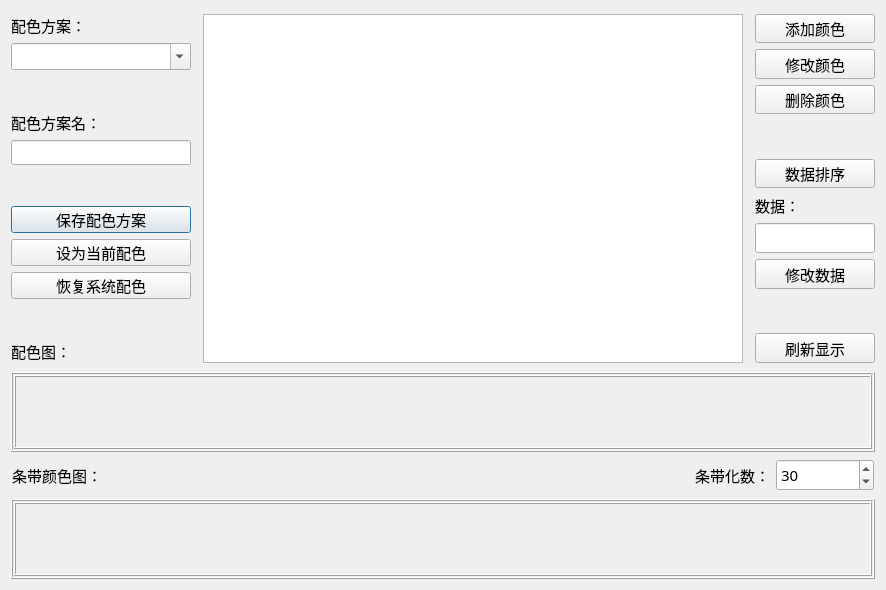
<?xml version="1.0" encoding="UTF-8"?>
<ui version="4.0">
 <class>ColorMapSet</class>
 <widget class="QDialog" name="ColorMapSet">
  <property name="geometry">
   <rect>
    <x>0</x>
    <y>0</y>
    <width>886</width>
    <height>590</height>
   </rect>
  </property>
  <property name="font">
   <font>
    <family>宋体</family>
    <pointsize>11</pointsize>
   </font>
  </property>
  <property name="windowTitle">
   <string>配色方案</string>
  </property>
  <layout class="QVBoxLayout" name="verticalLayout_3">
   <item>
    <widget class="QFrame" name="frame_5">
     <property name="frameShape">
      <enum>QFrame::NoFrame</enum>
     </property>
     <property name="frameShadow">
      <enum>QFrame::Raised</enum>
     </property>
     <layout class="QHBoxLayout" name="horizontalLayout_2">
      <property name="spacing">
       <number>12</number>
      </property>
      <property name="leftMargin">
       <number>0</number>
      </property>
      <property name="topMargin">
       <number>3</number>
      </property>
      <property name="rightMargin">
       <number>0</number>
      </property>
      <property name="bottomMargin">
       <number>3</number>
      </property>
      <item>
       <widget class="QFrame" name="frame_2">
        <property name="maximumSize">
         <size>
          <width>180</width>
          <height>1000</height>
         </size>
        </property>
        <property name="frameShape">
         <enum>QFrame::NoFrame</enum>
        </property>
        <property name="frameShadow">
         <enum>QFrame::Raised</enum>
        </property>
        <layout class="QVBoxLayout" name="verticalLayout_2">
         <property name="leftMargin">
          <number>0</number>
         </property>
         <property name="topMargin">
          <number>0</number>
         </property>
         <property name="rightMargin">
          <number>0</number>
         </property>
         <property name="bottomMargin">
          <number>0</number>
         </property>
         <item>
          <widget class="QLabel" name="label">
           <property name="text">
            <string>配色方案：</string>
           </property>
          </widget>
         </item>
         <item>
          <widget class="QComboBox" name="comboBoxScheme">
           <property name="minimumSize">
            <size>
             <width>120</width>
             <height>27</height>
            </size>
           </property>
           <property name="editable">
            <bool>true</bool>
           </property>
          </widget>
         </item>
         <item>
          <spacer name="verticalSpacer_2">
           <property name="orientation">
            <enum>Qt::Vertical</enum>
           </property>
           <property name="sizeHint" stdset="0">
            <size>
             <width>20</width>
             <height>40</height>
            </size>
           </property>
          </spacer>
         </item>
         <item>
          <widget class="QLabel" name="label_3">
           <property name="text">
            <string>配色方案名：</string>
           </property>
          </widget>
         </item>
         <item>
          <widget class="QLineEdit" name="lineEditSchemeName">
           <property name="minimumSize">
            <size>
             <width>0</width>
             <height>25</height>
            </size>
           </property>
          </widget>
         </item>
         <item>
          <spacer name="verticalSpacer_3">
           <property name="orientation">
            <enum>Qt::Vertical</enum>
           </property>
           <property name="sizeHint" stdset="0">
            <size>
             <width>20</width>
             <height>40</height>
            </size>
           </property>
          </spacer>
         </item>
         <item>
          <widget class="QPushButton" name="btnSchemeSave">
           <property name="minimumSize">
            <size>
             <width>83</width>
             <height>27</height>
            </size>
           </property>
           <property name="text">
            <string>保存配色方案</string>
           </property>
          </widget>
         </item>
         <item>
          <widget class="QPushButton" name="btnSchemeUse">
           <property name="minimumSize">
            <size>
             <width>83</width>
             <height>27</height>
            </size>
           </property>
           <property name="text">
            <string>设为当前配色</string>
           </property>
          </widget>
         </item>
         <item>
          <widget class="QPushButton" name="btnSchemeFactory">
           <property name="minimumSize">
            <size>
             <width>83</width>
             <height>27</height>
            </size>
           </property>
           <property name="text">
            <string>恢复系统配色</string>
           </property>
          </widget>
         </item>
         <item>
          <spacer name="verticalSpacer_4">
           <property name="orientation">
            <enum>Qt::Vertical</enum>
           </property>
           <property name="sizeHint" stdset="0">
            <size>
             <width>20</width>
             <height>40</height>
            </size>
           </property>
          </spacer>
         </item>
         <item>
          <widget class="QLabel" name="label_4">
           <property name="text">
            <string>配色图：</string>
           </property>
          </widget>
         </item>
        </layout>
       </widget>
      </item>
      <item>
       <widget class="QListWidget" name="listColors">
        <property name="font">
         <font>
          <family>Courier New</family>
          <pointsize>12</pointsize>
         </font>
        </property>
        <property name="selectionBehavior">
         <enum>QAbstractItemView::SelectItems</enum>
        </property>
       </widget>
      </item>
      <item>
       <widget class="QFrame" name="frame_4">
        <property name="minimumSize">
         <size>
          <width>100</width>
          <height>0</height>
         </size>
        </property>
        <property name="maximumSize">
         <size>
          <width>120</width>
          <height>16777215</height>
         </size>
        </property>
        <property name="frameShape">
         <enum>QFrame::NoFrame</enum>
        </property>
        <property name="frameShadow">
         <enum>QFrame::Raised</enum>
        </property>
        <layout class="QVBoxLayout" name="verticalLayout">
         <property name="leftMargin">
          <number>0</number>
         </property>
         <property name="topMargin">
          <number>0</number>
         </property>
         <property name="rightMargin">
          <number>0</number>
         </property>
         <property name="bottomMargin">
          <number>0</number>
         </property>
         <item>
          <widget class="QPushButton" name="btnColorAdd">
           <property name="sizePolicy">
            <sizepolicy hsizetype="Minimum" vsizetype="Fixed">
             <horstretch>0</horstretch>
             <verstretch>0</verstretch>
            </sizepolicy>
           </property>
           <property name="minimumSize">
            <size>
             <width>0</width>
             <height>27</height>
            </size>
           </property>
           <property name="text">
            <string>添加颜色</string>
           </property>
          </widget>
         </item>
         <item>
          <widget class="QPushButton" name="btnColorMod">
           <property name="sizePolicy">
            <sizepolicy hsizetype="Minimum" vsizetype="Fixed">
             <horstretch>0</horstretch>
             <verstretch>0</verstretch>
            </sizepolicy>
           </property>
           <property name="minimumSize">
            <size>
             <width>32</width>
             <height>27</height>
            </size>
           </property>
           <property name="text">
            <string>修改颜色</string>
           </property>
          </widget>
         </item>
         <item>
          <widget class="QPushButton" name="btnColorDel">
           <property name="sizePolicy">
            <sizepolicy hsizetype="Minimum" vsizetype="Fixed">
             <horstretch>0</horstretch>
             <verstretch>0</verstretch>
            </sizepolicy>
           </property>
           <property name="minimumSize">
            <size>
             <width>0</width>
             <height>27</height>
            </size>
           </property>
           <property name="text">
            <string>删除颜色</string>
           </property>
          </widget>
         </item>
         <item>
          <spacer name="verticalSpacer">
           <property name="orientation">
            <enum>Qt::Vertical</enum>
           </property>
           <property name="sizeHint" stdset="0">
            <size>
             <width>20</width>
             <height>40</height>
            </size>
           </property>
          </spacer>
         </item>
         <item>
          <widget class="QPushButton" name="btnDbSort">
           <property name="sizePolicy">
            <sizepolicy hsizetype="Minimum" vsizetype="Fixed">
             <horstretch>0</horstretch>
             <verstretch>0</verstretch>
            </sizepolicy>
           </property>
           <property name="minimumSize">
            <size>
             <width>0</width>
             <height>27</height>
            </size>
           </property>
           <property name="text">
            <string>数据排序</string>
           </property>
          </widget>
         </item>
         <item>
          <widget class="QLabel" name="label_2">
           <property name="text">
            <string>数据：</string>
           </property>
          </widget>
         </item>
         <item>
          <widget class="QLineEdit" name="lineEditV"/>
         </item>
         <item>
          <widget class="QPushButton" name="btnModV">
           <property name="sizePolicy">
            <sizepolicy hsizetype="Minimum" vsizetype="Fixed">
             <horstretch>0</horstretch>
             <verstretch>0</verstretch>
            </sizepolicy>
           </property>
           <property name="minimumSize">
            <size>
             <width>0</width>
             <height>27</height>
            </size>
           </property>
           <property name="text">
            <string>修改数据</string>
           </property>
          </widget>
         </item>
         <item>
          <spacer name="verticalSpacer_5">
           <property name="orientation">
            <enum>Qt::Vertical</enum>
           </property>
           <property name="sizeHint" stdset="0">
            <size>
             <width>20</width>
             <height>40</height>
            </size>
           </property>
          </spacer>
         </item>
         <item>
          <widget class="QPushButton" name="btnUpdate">
           <property name="sizePolicy">
            <sizepolicy hsizetype="Minimum" vsizetype="Fixed">
             <horstretch>0</horstretch>
             <verstretch>0</verstretch>
            </sizepolicy>
           </property>
           <property name="minimumSize">
            <size>
             <width>32</width>
             <height>27</height>
            </size>
           </property>
           <property name="text">
            <string>刷新显示</string>
           </property>
          </widget>
         </item>
        </layout>
       </widget>
      </item>
     </layout>
    </widget>
   </item>
   <item>
    <widget class="QFrame" name="frame">
     <property name="minimumSize">
      <size>
       <width>0</width>
       <height>80</height>
      </size>
     </property>
     <property name="frameShape">
      <enum>QFrame::Box</enum>
     </property>
     <property name="frameShadow">
      <enum>QFrame::Raised</enum>
     </property>
     <layout class="QHBoxLayout" name="horizontalLayout_3">
      <property name="leftMargin">
       <number>1</number>
      </property>
      <property name="topMargin">
       <number>1</number>
      </property>
      <property name="rightMargin">
       <number>1</number>
      </property>
      <property name="bottomMargin">
       <number>1</number>
      </property>
      <item>
       <widget class="ColorFrame" name="frameColorMap">
        <property name="minimumSize">
         <size>
          <width>0</width>
          <height>0</height>
         </size>
        </property>
        <property name="maximumSize">
         <size>
          <width>16777215</width>
          <height>16777215</height>
         </size>
        </property>
        <property name="frameShape">
         <enum>QFrame::Box</enum>
        </property>
        <property name="frameShadow">
         <enum>QFrame::Raised</enum>
        </property>
       </widget>
      </item>
     </layout>
    </widget>
   </item>
   <item>
    <widget class="QFrame" name="frame_6">
     <property name="minimumSize">
      <size>
       <width>0</width>
       <height>35</height>
      </size>
     </property>
     <property name="frameShape">
      <enum>QFrame::NoFrame</enum>
     </property>
     <property name="frameShadow">
      <enum>QFrame::Raised</enum>
     </property>
     <layout class="QHBoxLayout" name="horizontalLayout_4">
      <property name="leftMargin">
       <number>1</number>
      </property>
      <property name="topMargin">
       <number>1</number>
      </property>
      <property name="rightMargin">
       <number>1</number>
      </property>
      <property name="bottomMargin">
       <number>1</number>
      </property>
      <item>
       <widget class="QLabel" name="label_5">
        <property name="text">
         <string>条带颜色图：</string>
        </property>
       </widget>
      </item>
      <item>
       <spacer name="horizontalSpacer">
        <property name="orientation">
         <enum>Qt::Horizontal</enum>
        </property>
        <property name="sizeHint" stdset="0">
         <size>
          <width>40</width>
          <height>20</height>
         </size>
        </property>
       </spacer>
      </item>
      <item>
       <widget class="QLabel" name="label_6">
        <property name="text">
         <string>条带化数：</string>
        </property>
       </widget>
      </item>
      <item>
       <widget class="QSpinBox" name="spinBoxZebraNum">
        <property name="sizePolicy">
         <sizepolicy hsizetype="Expanding" vsizetype="Fixed">
          <horstretch>0</horstretch>
          <verstretch>0</verstretch>
         </sizepolicy>
        </property>
        <property name="minimumSize">
         <size>
          <width>0</width>
          <height>32</height>
         </size>
        </property>
        <property name="maximumSize">
         <size>
          <width>98</width>
          <height>16777215</height>
         </size>
        </property>
        <property name="maximum">
         <number>99</number>
        </property>
        <property name="value">
         <number>30</number>
        </property>
       </widget>
      </item>
     </layout>
    </widget>
   </item>
   <item>
    <widget class="QFrame" name="frame_3">
     <property name="minimumSize">
      <size>
       <width>0</width>
       <height>80</height>
      </size>
     </property>
     <property name="frameShape">
      <enum>QFrame::Box</enum>
     </property>
     <property name="frameShadow">
      <enum>QFrame::Raised</enum>
     </property>
     <layout class="QHBoxLayout" name="horizontalLayout">
      <property name="spacing">
       <number>1</number>
      </property>
      <property name="leftMargin">
       <number>1</number>
      </property>
      <property name="topMargin">
       <number>1</number>
      </property>
      <property name="rightMargin">
       <number>1</number>
      </property>
      <property name="bottomMargin">
       <number>1</number>
      </property>
      <item>
       <widget class="ColorFrame" name="frameColorZebra">
        <property name="minimumSize">
         <size>
          <width>0</width>
          <height>0</height>
         </size>
        </property>
        <property name="frameShape">
         <enum>QFrame::Box</enum>
        </property>
        <property name="frameShadow">
         <enum>QFrame::Raised</enum>
        </property>
       </widget>
      </item>
     </layout>
    </widget>
   </item>
  </layout>
 </widget>
 <customwidgets>
  <customwidget>
   <class>ColorFrame</class>
   <extends>QFrame</extends>
   <header location="global">ColorFrame.h</header>
   <container>1</container>
  </customwidget>
 </customwidgets>
 <resources/>
 <connections/>
</ui>
